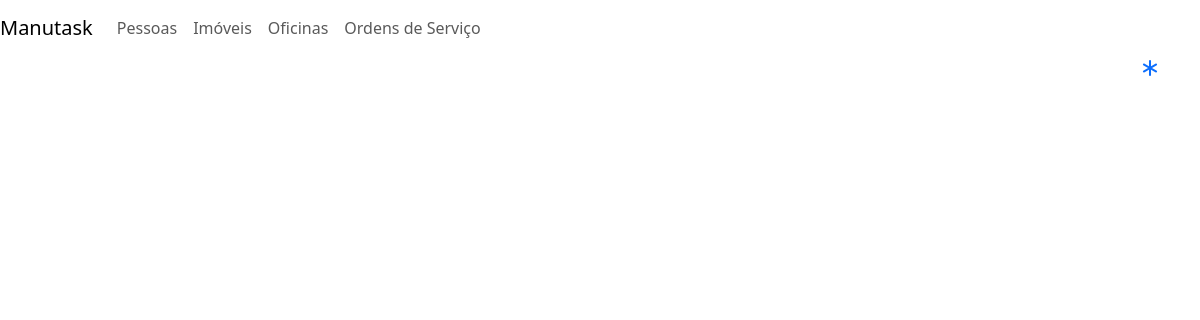
The page /pessoas/ on the database as committed earlier.
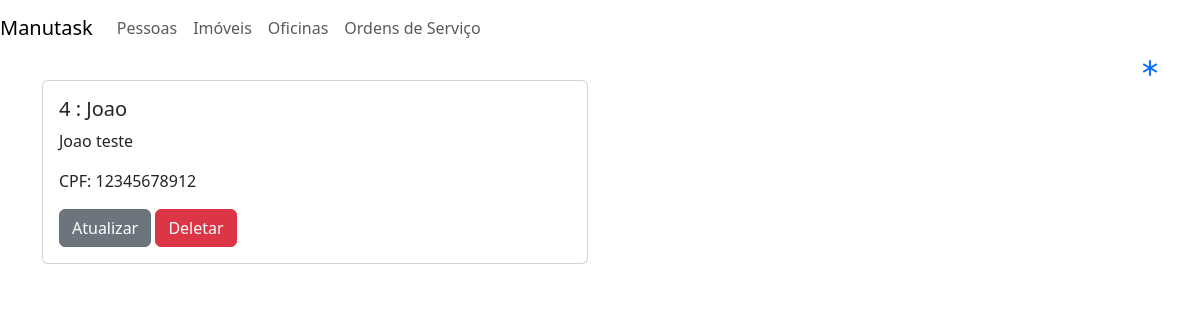
The same page on the database as committed later.
### administracao/models.py (models this page shows, shortened)
class Pessoa(models.Model):
    cpf = models.CharField(max_length=11)
    nome = models.CharField(max_length=50)
    sobrenome = models.CharField(max_length=100)

### administracao/views.py (the view)
# urls.py: path('pessoas/', PessoaListView.as_view(), name='lista_pessoas'),
class PessoaListView(ListView):
    template_name = 'administracao/pessoa/listapessoas.html'
    model = Pessoa
    context_object_name = 'pessoas'

### administracao/templates/administracao/pessoa/listapessoas.html (shortened to what this page needs)
{% extends "administracao/_layouts/base.html" %}
{% block conteudo %}
<div class="container">
  <div class="row" align="right">
    <a href="{% url 'administracao:cadastra_pessoa' %}">
      <i class="bi bi-asterisk fa-lg"></i>
    </a>
  </div>
  <div class="row">
    <div class="col-lg-6 col-md-6 col-sm-6 col-xs-12">
      {% for pessoa in pessoas %}
        <div class="card">
          <div class="card-body">
            <h5 class="card-title"> {{ pessoa.id }} : {{ pessoa.nome }} </h5>
            <p class="card-text"> {{ pessoa.nome }} {{ pessoa.sobrenome }} </p>
            <p class="card-text"> CPF: {{ pessoa.cpf }} </p>
            <a href="{% url 'administracao:atualiza_pessoa' pk=pessoa.id %}" class="btn btn-secondary"> Atualizar </a>
            <a href="{% url 'administracao:deleta_pessoa' pk=pessoa.id %}" class="btn btn-danger"> Deletar </a>
          </div>
        </div>
      {% endfor %}
    </div>
  </div>
</div>
{% endblock %}

Rows that differ between the two databases and show on the page:
added Pessoa: id "4", nome "Joao", sobrenome "teste", cpf "12345678912"
